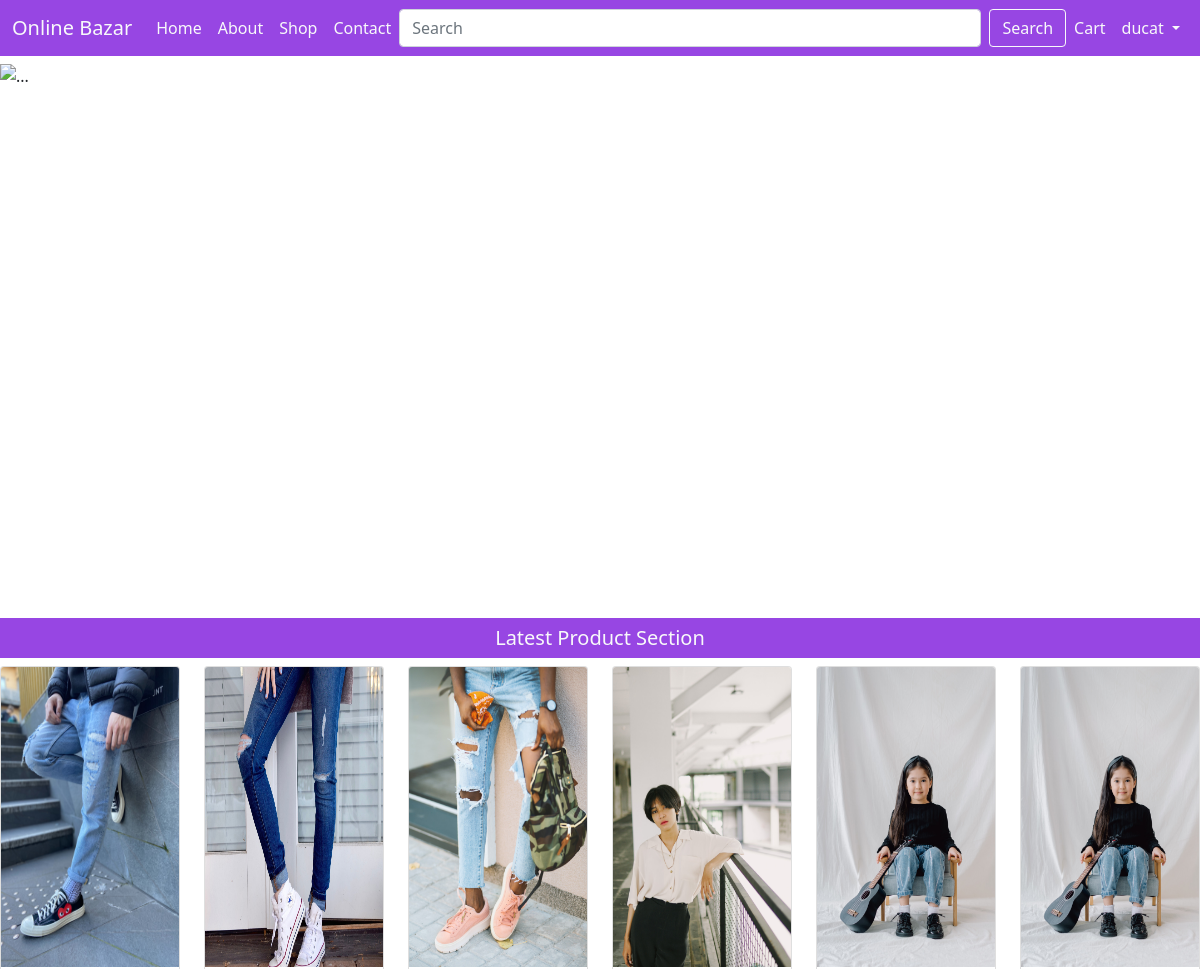
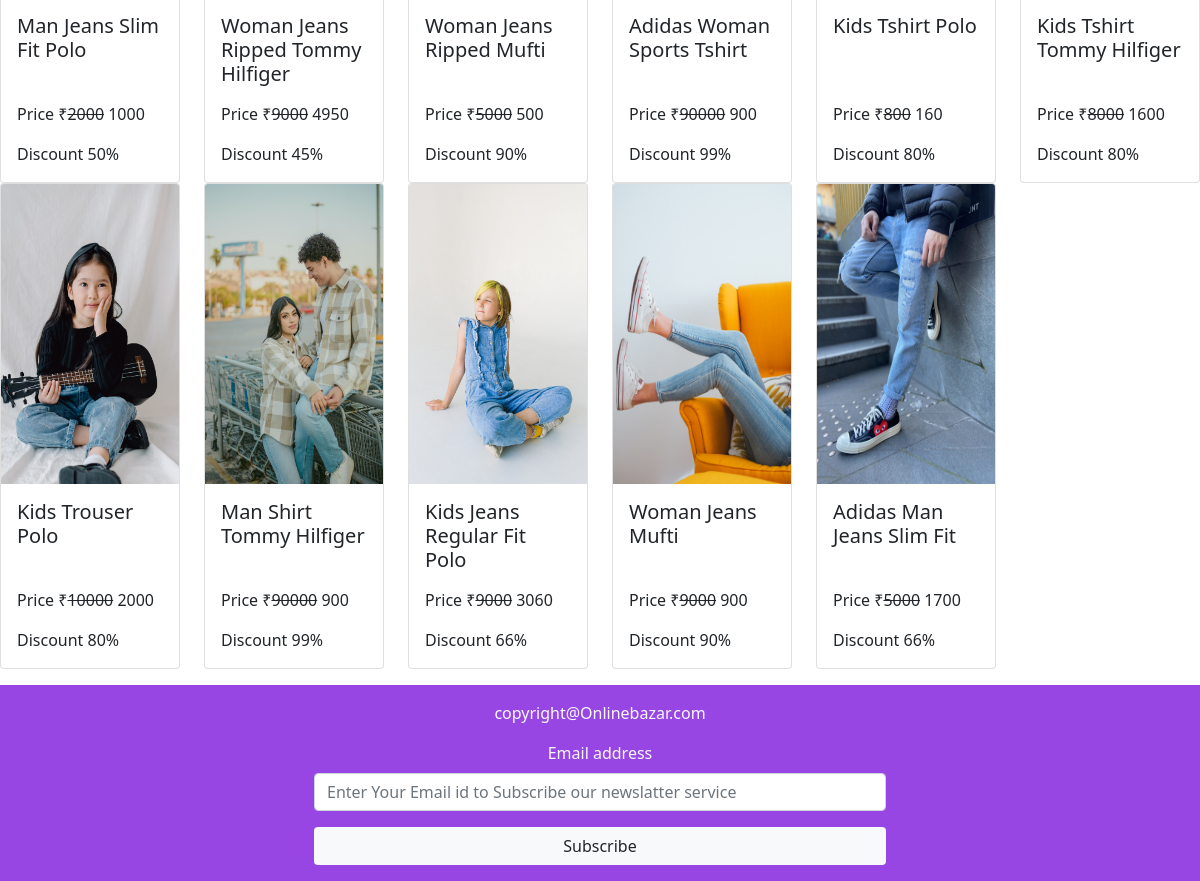
The app's page / (signed in) with its own data (2 pictures, top to bottom).
### mainApp/models.py (models this page shows, shortened)
class Product(models.Model):
    id = models.AutoField(primary_key=True)
    name = models.CharField(max_length=20)
    maincategory = models.ForeignKey(Maincategory,on_delete=models.CASCADE)
    subcategory = models.ForeignKey(Subcategory,on_delete=models.CASCADE)
    brand = models.ForeignKey(Brand,on_delete=models.CASCADE)
    seller = models.ForeignKey(Seller,on_delete=models.CASCADE,default=None)
    baseprice = models.IntegerField()
    discount = models.IntegerField()
    finalprice = models.IntegerField()
    size = models.CharField(max_length=100)
    color = models.CharField(max_length=100)
    description = models.TextField()
    stock = models.CharField(max_length=20,default="In Stock")
    pic1 = models.ImageField(upload_to="images",default="images/noimagep.png",null=True,blank=True)
    pic2 = models.ImageField(upload_to="images",default="images/noimagep.png",null=True,blank=True)
    pic3 = models.ImageField(upload_to="images",default="images/noimagep.png",null=True,blank=True)
    pic4 = models.ImageField(upload_to="images",default="images/noimagep.png",null=True,blank=True)

### mainApp/views.py (the view, shortened to what this page needs)
# urls.py: path('',views.homePage),
def homePage(request):
    products = Product.objects.all()
    products = products[::-1]
    return render(request, "index.html", {"Product": products})

### mainApp/templates/index.html (shortened to what this page needs)
{% load static %}
<!DOCTYPE html>
<html lang="en">
<head>
  <link rel="stylesheet" href="https://cdnjs.cloudflare.com/ajax/libs/font-awesome/4.7.0/css/font-awesome.min.css">
  <link href="https://cdn.jsdelivr.net/npm/bootstrap@5.1.3/dist/css/bootstrap.min.css" rel="stylesheet"
>
  <link rel="stylesheet" href="{% static 'css/style.css'%}">
</head>
<body>
  <nav class="navbar navbar-expand-lg navbar-light background fixed-top">
    <div class="container-fluid">
      <a class="navbar-brand text-light" href="/">Online Bazar</a>
      <div class="collapse navbar-collapse" id="navbarSupportedContent">
        <ul class="navbar-nav me-auto mb-2 mb-lg-0">
          <li class="nav-item">
            <a class="nav-link text-light active" aria-current="page" href="/">Home</a>
          </li>
          <li class="nav-item">
            <a class="nav-link text-light" href="#">About</a>
          </li>
          <li class="nav-item">
            <a class="nav-link text-light" href="/shop/All/All/All/">Shop</a>
          </li>
          <li class="nav-item">
            <a class="nav-link text-light" href="/contact/">Contact</a>
          </li>
        </ul>
        <form class="d-flex w-100" method="post" action="/shop/All/All/All/">
          <input class="form-control me-2" type="search" name="search" placeholder="Search" aria-label="Search">
          <button class="btn btn-outline-light" type="submit">Search</button>
        </form>
        <ul class="navbar-nav me-auto mb-2 mb-lg-0">
          <li class="nav-item">
            <a class="nav-link text-light" href="/cart/">Cart</a>
          </li>
          {% if request.user.is_authenticated %}
          <li class="nav-item dropdown">
            <a class="nav-link text-light dropdown-toggle" href="#" id="navbarDropdown" role="button"
              data-bs-toggle="dropdown" aria-expanded="false">
              {{request.user}}
            </a>
          </li>
          {% else %}
          <li class="nav-item">
            <a class="nav-link text-light" href="/login/">Login</a>
          </li>
          {% endif %}
        </ul>
      </div>
    </div>
  </nav>
  <br>
  <br>
  {% block body %}
  <div id="carouselExampleIndicators" class="carousel slide mt-3" data-bs-ride="carousel">
    <div class="carousel-indicators">
      <button type="button" data-bs-target="#carouselExampleIndicators" data-bs-slide-to="0" class="active"
        aria-current="true" aria-label="Slide 1"></button>
      <button type="button" data-bs-target="#carouselExampleIndicators" data-bs-slide-to="1"
        aria-label="Slide 2"></button>
      <button type="button" data-bs-target="#carouselExampleIndicators" data-bs-slide-to="2"
        aria-label="Slide 3"></button>
      <button type="button" data-bs-target="#carouselExampleIndicators" data-bs-slide-to="3"
        aria-label="Slide 4"></button>
      <button type="button" data-bs-target="#carouselExampleIndicators" data-bs-slide-to="4"
        aria-label="Slide 5"></button>
      <button type="button" data-bs-target="#carouselExampleIndicators" data-bs-slide-to="5"
        aria-label="Slide 6"></button>
      <button type="button" data-bs-target="#carouselExampleIndicators" data-bs-slide-to="6"
        aria-label="Slide 7"></button>
      <button type="button" data-bs-target="#carouselExampleIndicators" data-bs-slide-to="7"
        aria-label="Slide 8"></button>
      <button type="button" data-bs-target="#carouselExampleIndicators" data-bs-slide-to="8"
        aria-label="Slide 9"></button>
    </div>
    <div class="carousel-inner">
      <div class="carousel-item active">
        <img src="{% static 'images/banner7.jpg'%}" class="d-block w-100" height="550px" alt="...">
      </div>
    </div>
    <button class="carousel-control-prev" type="button" data-bs-target="#carouselExampleIndicators"
      data-bs-slide="prev">
      <span class="carousel-control-prev-icon" aria-hidden="true"></span>
    </button>
    <button class="carousel-control-next" type="button" data-bs-target="#carouselExampleIndicators"
      data-bs-slide="next">
      <span class="carousel-control-next-icon" aria-hidden="true"></span>
    </button>
  </div>
  <h5 class="background text-light p-2 text-center mt-1">Latest Product Section</h5>
  <div class="row">
    {% for i in Product %}
    <div class="col-xxl-2 col-xl-2 col-lg-3 col-md-4 col-sm-6 col-12">
      <div class="card">
        <a href="/single-product-page/{{i.id}}/"><img src={{i.pic1.url}} height="300px" class="card-img-top"
            alt="..."></a>
        <div class="card-body">
          <h5 class="card-title" style="height: 80px;">{{i.name}}</h5>
          <p class="card-text">Price &#8377;<del>{{i.baseprice}}</del> {{i.finalprice}}</p>
          <p class="card-text">Discount {{i.discount}}%</p>
        </div>
      </div>
    </div>
    {% endfor %}
  </div>
  {% endblock %}
  <footer class="background p-3 text-light text-center mt-3">
    <p>copyright@Onlinebazar.com</p>
    <div class="row">
      <div class="col-md-3 col-sm-12 col-12"></div>
      <div class="col-md-6 col-sm-12 col-12">
        <form action="/" method="post">
          <div class="mb-3">
            <label for="email" class="form-label">Email address</label>
            <input type="email" class="form-control" name="email" placeholder="Enter Your Email id to Subscribe our newslatter service">
          </div>
          <button type="submit" class="btn bg-light w-100">Subscribe</button>
        </form>
      </div>
      <div class="col-md-3 col-sm-12 col-12"></div>
    </div>
  </footer>
</body>
</html>

### mainApp/static/css/style.css (style rules this page uses)
.background { background-color: rgb(151, 70, 227); }

### records on screen
Product: pic1 (picture), name "Man Jeans Slim Fit Polo", baseprice "2000", finalprice "1000", discount "50"
Product: pic1 (picture), name "Woman Jeans Ripped Tommy Hilfiger", baseprice "9000", finalprice "4950", discount "45"
Product: pic1 (picture), name "Woman Jeans Ripped Mufti", baseprice "5000", finalprice "500", discount "90"
Product: pic1 (picture), name "Adidas Woman Sports Tshirt", baseprice "90000", finalprice "900", discount "99"
Product: pic1 (picture), name "Kids Tshirt Polo", baseprice "800", finalprice "160", discount "80"
Product: pic1 (picture), name "Kids Tshirt Tommy Hilfiger", baseprice "8000", finalprice "1600", discount "80"
Product: pic1 (picture), name "Kids Trouser Polo", baseprice "10000", finalprice "2000", discount "80"
Product: pic1 (picture), name "Man Shirt Tommy Hilfiger", baseprice "90000", finalprice "900", discount "99"
Product: pic1 (picture), name "Kids Jeans Regular Fit Polo", baseprice "9000", finalprice "3060", discount "66"
Product: pic1 (picture), name "Woman Jeans Mufti", baseprice "9000", finalprice "900", discount "90"
Product: pic1 (picture), name "Adidas Man Jeans Slim Fit", baseprice "5000", finalprice "1700", discount "66"

### other values on screen
{{ request.user }} "ducat"
